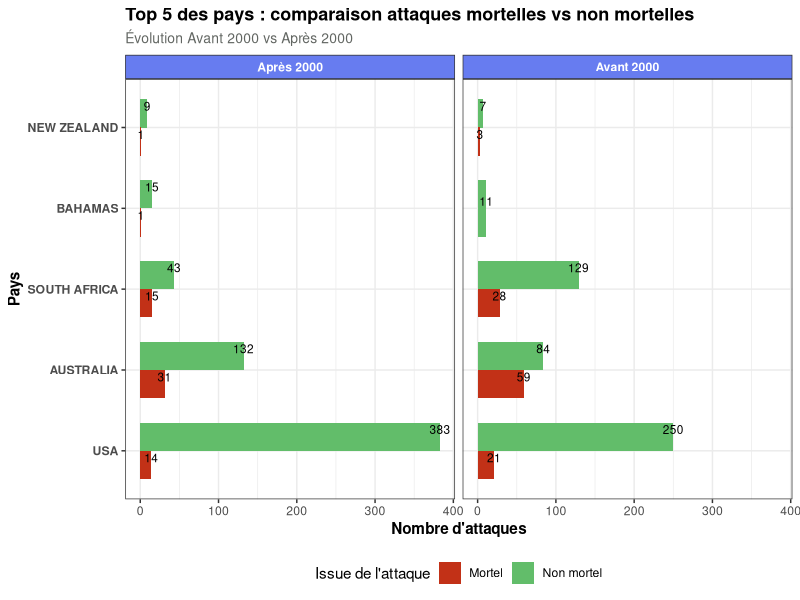

Recreate this plot in R.
#BARBERET ALEXIS 
#04/02/2026
#Projet R_studio


library(tidyverse)
library(ggplot2)

# Chargement des données
read_csv2("global-shark-attack.csv") -> SHARK
SHARK
glimpse(SHARK)
View(SHARK)

# Nombre total d'attaques 
nrow(SHARK)
# Nombre de variables
ncol(SHARK)
# Types de variables
sapply(SHARK, class)
# Valeurs manquantes
colSums(is.na(SHARK))

SHARK %>%
  count(Year, sort = TRUE) #nombre d'attaques par année

SHARK %>%
  count(Country, sort = TRUE) #nombre d'attaque par pays

#Croisement de plusieurs variables

SHARK %>%
  count(Country, Fatal) %>% #compte par année et par gravité
  arrange(desc(n))

SHARK %>%
  count(Year, Fatal)


#Nouvelle donnée pour la jointure : classer les pays selon leur niveaux d'exposition

SHARK %>%
  filter(!is.na(Country)) %>%  #on enlève les lignes sans pays
  count(Country) %>%
  mutate(niveau_exposition = case_when( #mutate -> créer une nouvelle variable
      n >= 200 ~ "Très élevé",
      n >= 100 ~ "Élevé",
      n >= 50  ~ "Modéré",
      TRUE     ~ "Faible")) %>%  #différents conditions permettant d'obtenir un niveau
  
  select(Country, niveau_exposition) ->pays_exposition 

#Jointure 

SHARK %>% 
  left_join(pays_exposition, by = "Country") -> shark_joined  #fusionne avec la colonne "Country"
#left_join permet de garder toutes les lignes de la data

view(shark_joined) 

#Création d'une variable temporelle pour le graphique 

shark_joined %>%
  mutate(Periode = case_when(
      Year < 2000 ~ "Avant 2000",
      Year >= 2000 ~ "Après 2000")) -> shark_joined 

#Calcul du pourcentage d'attaques mortelles/ non mortelles par pays (indicateurs possible pour le graphique)

shark_joined %>%
  filter(Fatal %in% c("Y", "N"),!is.na(Country),!is.na(Periode)) %>%
      count(Country, Fatal,Periode) %>% #compte par pays, par gravité et par rapport à des périodes
      group_by(Country,Periode) %>% #regroupe par pays et périodes
  
      mutate(total = sum(n),pct = n / total * 100) %>% #Total d'attaques par pays (toutes gravités)
      ungroup() -> shark_plot

shark_plot

# Top des pays avec le plus d'attaques --> filtre pour le ggplot

shark_plot %>%
  group_by(Country) %>%
  summarise(total = sum(n)) %>% #garder une seule ligne par pays (total compris)
  arrange(desc(total)) %>%
  slice_head(n = 5) %>% #garder 5 premières lignes 
  pull(Country) -> top5_pays

shark_plot %>% #filtrer la fonction pour ne garder que les données du top 5
  filter(Country %in% top5_pays) ->shark_plot_top5 

shark_plot_top5

# ggplot2 : Graphique en barre 

shark_plot_top5 %>%
  mutate(Fatal = recode(Fatal, "Y" = "Mortel", 
                               "N" = "Non mortel")) %>%
  
  ggplot(aes(x = reorder(Country, -total),y = n,fill = Fatal)) +  #mapping
  #Axe x : Pays par ordre croissant 
  #Axe Y : nombre d'attaques
  #Fill : couleur de remplissage selon catégorie Fatal
  geom_col(position = "dodge", width = 0.7) +
  #Barres empilées 
  #geom_col = barres avec hauteurs = valeurs Y
  
  # Valeurs sur les barres
  geom_text(aes(label = n),position = position_dodge(width = 0.7),vjust = -0.3, size = 3) +
  
  # Facets par période : 
  
  facet_wrap(~ Periode) + #facet wrap : il trouve tt seul comment faire 
  
  coord_flip() + #Inverse X et Y

#Scales : pas besoin de beaucou
  
  scale_fill_manual(values = c("Non mortel" = "#62BD6A", "Mortel" = "#C23117")) +
  
#Options
    ggtitle ("Top 5 des pays : comparaison attaques mortelles vs non mortelles") + 
    xlab("Pays") +
    ylab("Nombre d'attaques") +
    labs(subtitle = "Évolution Avant 2000 vs Après 2000",fill = "Issue de l'attaque") + 
  
  theme_bw() +  #Theme Black and white 
  theme(
    plot.title = element_text(face = "bold", size = 13),  #Titre en gras 
    plot.subtitle = element_text(size = 10, color = "#626662"), #Sous titre en gris clair
    axis.title = element_text(face = "bold"),
    axis.text.y = element_text(face = "bold"), #Nom des pays en gras 
    legend.position = "bottom",               #legende placée en bas 
    strip.background = element_rect(fill = "#677CF0"),  
    strip.text = element_text(color = "white", face = "bold"))






